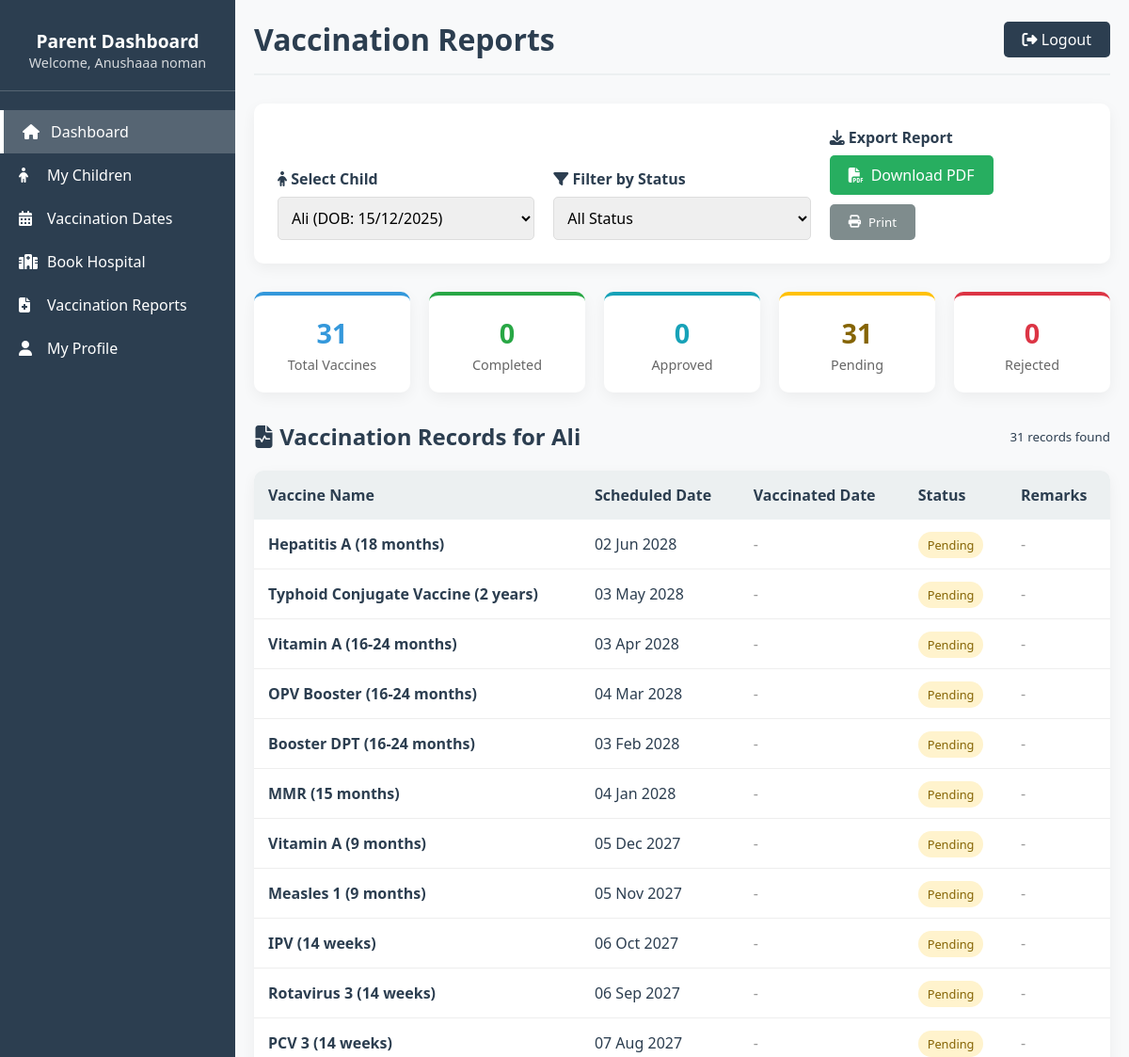
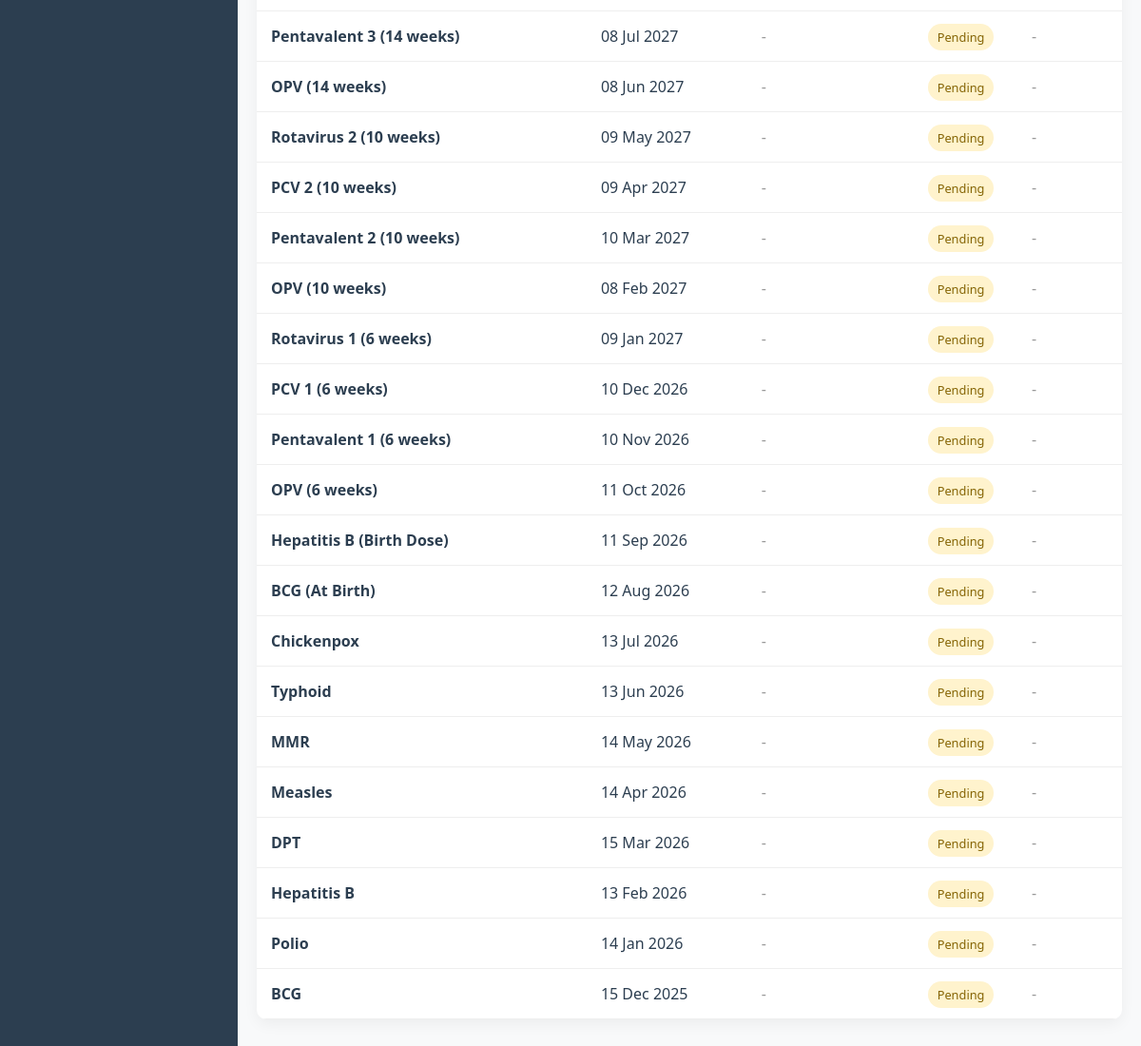
The app's page /parent/reports.php?child_id=4 (signed in), older data (2 pictures, top to bottom).
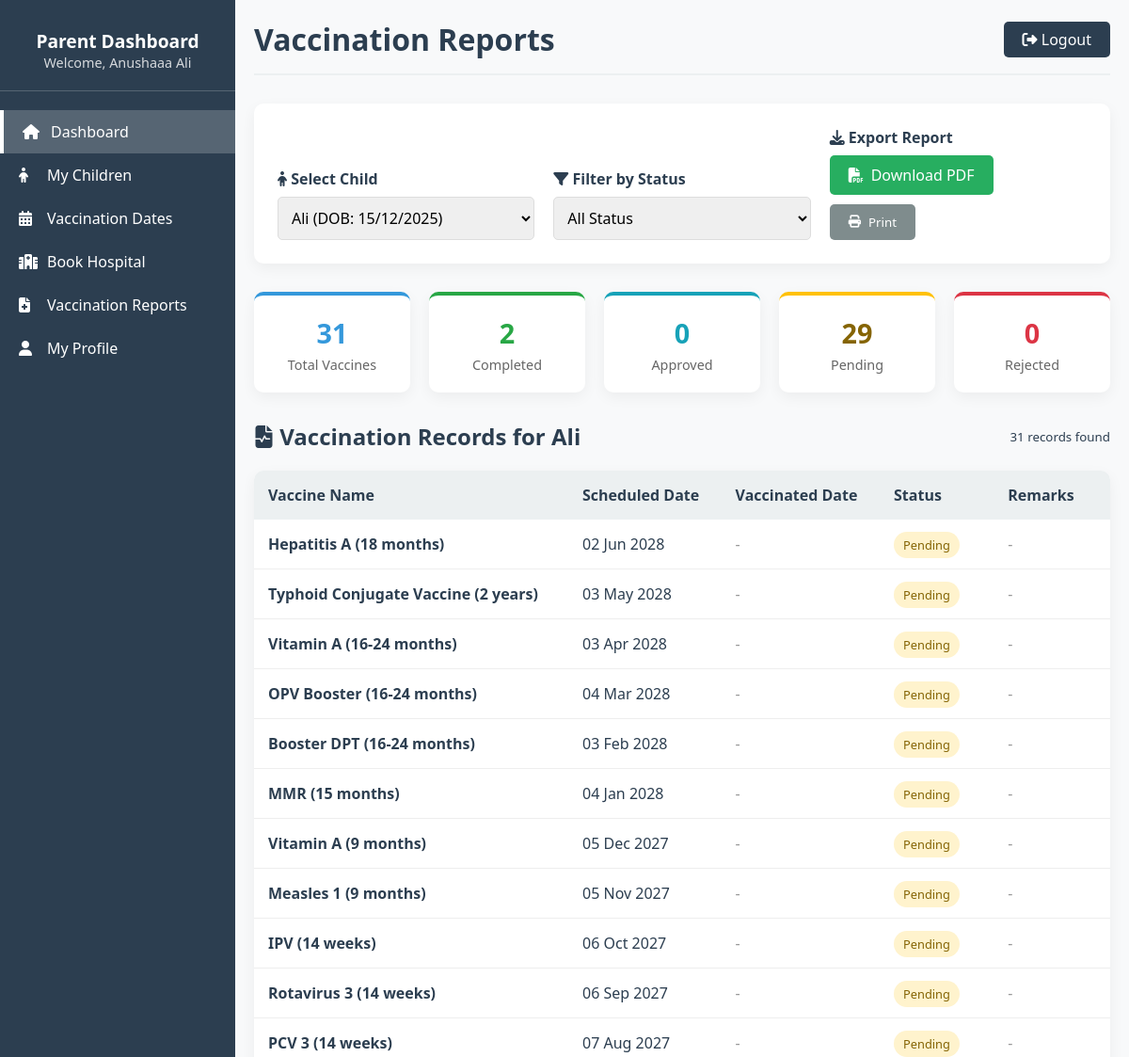
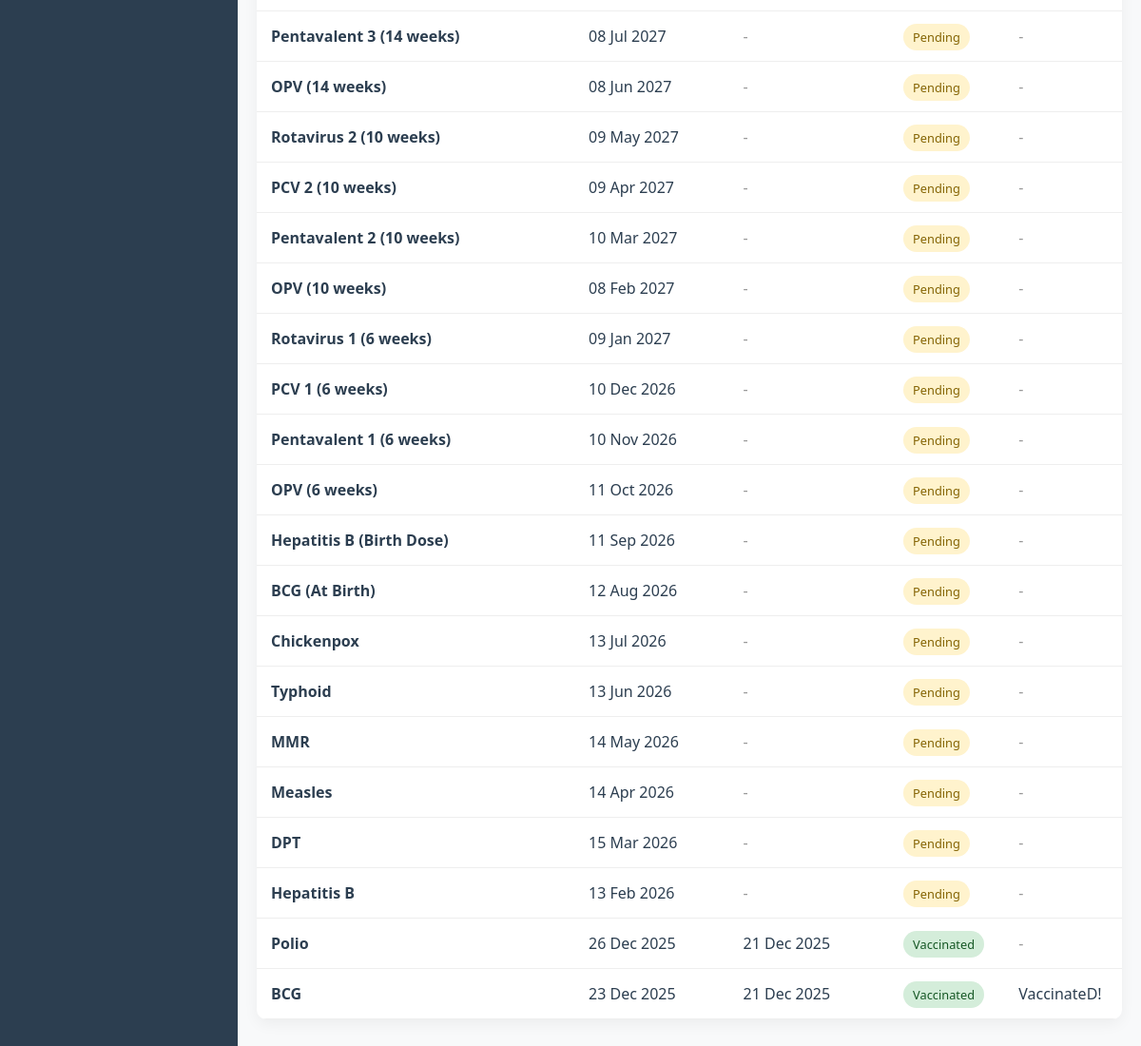
The same page, newer data (2 pictures, top to bottom).
### tables this page shows
CREATE TABLE `children` (
  `child_id` int(11) NOT NULL,
  `parent_id` int(11) NOT NULL,
  `child_name` varchar(100) NOT NULL,
  `dob` date NOT NULL,
  `gender` varchar(10) DEFAULT NULL,
  `created_at` datetime DEFAULT current_timestamp(),
  `weight` decimal(5,2) DEFAULT NULL,
  `blood_group` varchar(5) DEFAULT NULL
);

CREATE TABLE `bookings` (
  `booking_id` int(11) NOT NULL,
  `child_id` int(11) NOT NULL,
  `hospital_id` int(11) DEFAULT NULL,
  `vaccine_id` int(11) NOT NULL,
  `booking_date` date NOT NULL,
  `status` tinyint(4) DEFAULT 0,
  `created_at` datetime DEFAULT current_timestamp()
);

CREATE TABLE `vaccines` (
  `vaccine_id` int(11) NOT NULL,
  `vaccine_name` varchar(100) NOT NULL,
  `availability` tinyint(4) DEFAULT 1
);

CREATE TABLE `vaccination_reports` (
  `report_id` int(11) NOT NULL,
  `booking_id` int(11) NOT NULL,
  `vaccination_date` date DEFAULT NULL,
  `remarks` varchar(255) DEFAULT NULL
);

### parent/reports.php (the view, shortened to what this page needs)
<?php
include("header.php");
include("../includes/config.php");
$parent_id = $_SESSION['user_id'];
$child_id = $_GET['child_id'] ?? 0;
$status_filter = $_GET['status'] ?? 'all';
$children_sql = "SELECT * FROM children WHERE parent_id = '$parent_id'";
$children_result = mysqli_query($conn, $children_sql);
$reports = [];
$child_name = "";
if ($child_id > 0) {
    $child_query = "SELECT child_name, dob FROM children WHERE child_id = '$child_id'";
    $child_result = mysqli_query($conn, $child_query);
    $child_data = mysqli_fetch_assoc($child_result);
    $child_name = $child_data['child_name'] ?? '';
    $report_sql = "SELECT v.vaccine_name, b.booking_date, b.status, r.vaccination_date, r.remarks
                   FROM bookings b
                   JOIN vaccines v ON b.vaccine_id = v.vaccine_id
                   LEFT JOIN vaccination_reports r ON b.booking_id = r.booking_id
                   WHERE b.child_id = '$child_id'";
    $report_sql .= " ORDER BY b.booking_date DESC";
    $report_result = mysqli_query($conn, $report_sql);
    while($row = mysqli_fetch_assoc($report_result)) {
        $reports[] = $row;
    }
}
?>
<!DOCTYPE html>
<html lang="en">
<head>
    <link rel="stylesheet" href="https://cdnjs.cloudflare.com/ajax/libs/font-awesome/6.4.0/css/all.min.css">
</head>
<body>
<div class="main-content">
    <div class="header">
        <h1>Vaccination Reports</h1>
        <a href="../logout.php" class="logout-btn">
            <i class="fas fa-sign-out-alt"></i> Logout
        </a>
    </div>
    <div class="filter-box">
        <div class="filter-row">
            <div class="filter-group">
                <label><i class="fas fa-child"></i> Select Child</label>
                <select onchange="window.location='reports.php?child_id=' + this.value + '&status=<?php echo $status_filter; ?>'">
                    <?php
                    mysqli_data_seek($children_result, 0);
                    while($child = mysqli_fetch_assoc($children_result)):
                    ?>
                    <option value="<?php echo $child['child_id']; ?>"
                        <?php echo $child_id == $child['child_id'] ? 'selected' : ''; ?>>
                        <?php echo htmlspecialchars($child['child_name']); ?>
                        (DOB: <?php echo date('d/m/Y', strtotime($child['dob'])); ?>)
                    </option>
                    <?php endwhile; ?>
                </select>
            </div>
            <?php if($child_id > 0): ?>
            <div class="filter-group">
                <label><i class="fas fa-filter"></i> Filter by Status</label>
                <select onchange="window.location='reports.php?child_id=<?php echo $child_id; ?>&status=' + this.value">
                    <option value="all" <?php echo $status_filter == 'all' ? 'selected' : ''; ?>>All Status</option>
                </select>
            </div>
            <div class="filter-group">
                <label><i class="fas fa-download"></i> Export Report</label>
                <div class="export-options">
                    <a href="generate_pdf.php?child_id=<?php echo $child_id; ?>&status=<?php echo $status_filter; ?>"
                       class="btn btn-success" onclick="showLoading()">
                        <i class="fas fa-file-pdf"></i> Download PDF
                    </a>
                    <button onclick="printReport()" class="btn btn-secondary">
                        <i class="fas fa-print"></i> Print
                    </button>
                </div>
            </div>
            <?php endif; ?>
        </div>
    </div>
    <?php if($child_id > 0): ?>
    <?php if(count($reports) > 0): ?>
    <?php
    $total = 0;
    $completed = 0;
    $approved = 0;
    $pending = 0;
    $rejected = 0;
    foreach($reports as $report) {
        $total++;
        switch($report['status']) {
            case 0: $pending++; break;
            case 2: $completed++; break;
        }
    }
    ?>
    <div class="summary-grid">
        <div class="summary-card" style="border-top: 4px solid #3498db;">
            <h3 style="color: #3498db;"><?php echo $total; ?></h3>
            <p>Total Vaccines</p>
        </div>
        <div class="summary-card" style="border-top: 4px solid #28a745;">
            <h3 style="color: #28a745;"><?php echo $completed; ?></h3>
            <p>Completed</p>
        </div>
        <div class="summary-card" style="border-top: 4px solid #17a2b8;">
            <h3 style="color: #17a2b8;"><?php echo $approved; ?></h3>
            <p>Approved</p>
        </div>
        <div class="summary-card" style="border-top: 4px solid #ffc107;">
            <h3 style="color: #856404;"><?php echo $pending; ?></h3>
            <p>Pending</p>
        </div>
        <div class="summary-card" style="border-top: 4px solid #dc3545;">
            <h3 style="color: #dc3545;"><?php echo $rejected; ?></h3>
            <p>Rejected</p>
        </div>
    </div>
    <?php endif; ?>
    <?php if(count($reports) > 0): ?>
    <div style="margin-bottom: 20px; display: flex; justify-content: space-between; align-items: center;">
        <h2><i class="fas fa-file-medical-alt"></i> Vaccination Records for <?php echo htmlspecialchars($child_name); ?></h2>
        <small><?php echo count($reports); ?> records found</small>
    </div>
    <table class="data-table">
        <thead>
            <tr>
                <th>Vaccine Name</th>
                <th>Scheduled Date</th>
                <th>Vaccinated Date</th>
                <th>Status</th>
                <th>Remarks</th>
            </tr>
        </thead>
        <tbody>
            <?php foreach($reports as $report):
                $status = $report['status'];
                $status_text = ['Pending', 'Approved', 'Vaccinated', 'Rejected'][$status];
                $status_class = ['status-pending', 'status-approved', 'status-vaccinated', 'status-rejected'][$status];
            ?>
            <tr>
                <td><strong><?php echo htmlspecialchars($report['vaccine_name']); ?></strong></td>
                <td><?php echo date('d M Y', strtotime($report['booking_date'])); ?></td>
                <td>
                    <?php if($report['vaccination_date']): ?>
                        <?php echo date('d M Y', strtotime($report['vaccination_date'])); ?>
                    <?php else: ?>
                        <span style="color: #999;">-</span>
                    <?php endif; ?>
                </td>
                <td><span class="status <?php echo $status_class; ?>"><?php echo $status_text; ?></span></td>
                <td><?php echo $report['remarks'] ? htmlspecialchars($report['remarks']) : '<span style="color: #999;">-</span>'; ?></td>
            </tr>
            <?php endforeach; ?>
        </tbody>
    </table>
    <?php endif; ?>
    <?php endif; ?>
</div>
</body>
</html>

### parent/header.php (shortened to what this page needs)
<!DOCTYPE html>
<html lang="en">
<head>
    <link rel="stylesheet" href="https://cdnjs.cloudflare.com/ajax/libs/font-awesome/6.4.0/css/all.min.css">
</head>
<body>
    <div class="dashboard-container">
        <div class="sidebar">
            <div class="sidebar-header">
                <h2>Parent Dashboard</h2>
                <p style="font-size: 0.9rem; opacity: 0.8;">Welcome, <?php echo $_SESSION['name']; ?></p>
            </div>
            <div class="sidebar-menu">
                <a href="dashboard.php" class="menu-item active">
                    <i class="fas fa-home"></i> Dashboard
                </a>
                <a href="children.php" class="menu-item">
                    <i class="fas fa-child"></i> My Children
                </a>
                <a href="vaccination_dates.php" class="menu-item">
                    <i class="fas fa-calendar-alt"></i> Vaccination Dates
                </a>
                <a href="book_hospital.php" class="menu-item">
                    <i class="fas fa-hospital"></i> Book Hospital
                </a>
                <a href="reports.php" class="menu-item">
                    <i class="fas fa-file-medical"></i> Vaccination Reports
                </a>
                <a href="profile.php" class="menu-item">
                    <i class="fas fa-user"></i> My Profile
                </a>
            </div>
        </div>

### parent/header.php (style rules this page uses)
:root { --primary-color: #27ae60; --secondary-color: #2ecc71; --sidebar-bg: #2c3e50; --light-color: #e8f6ef; --text-color: #2c3e50; }
* { margin: 0; padding: 0; box-sizing: border-box; font-family: 'Segoe UI', Tahoma, Geneva, Verdana, sans-serif; }
body { background-color: #f8f9fa; color: var(--text-color); }
.dashboard-container { display: flex; min-height: 100vh; }
.sidebar { width: 250px; background: var(--sidebar-bg); color: white; padding: 20px 0; }
.sidebar-header { padding: 0 20px 20px; border-bottom: 1px solid rgba(255, 255, 255, 0.2); text-align: center; }
.sidebar-header h2 { font-size: 1.2rem; margin-top: 10px; }
.sidebar-menu { padding: 20px 0; }
.menu-item { display: flex; align-items: center; padding: 12px 20px; color: white; text-decoration: none; transition: all 0.3s; }
.menu-item.active { background: rgba(255, 255, 255, 0.2); border-left: 4px solid white; }
.menu-item i { margin-right: 10px; width: 20px; }
.main-content { flex: 1; padding: 20px; }
.header { display: flex; justify-content: space-between; align-items: center; margin-bottom: 30px; padding-bottom: 15px; border-bottom: 2px solid var(--light-color); }
.btn { display: inline-block; padding: 8px 20px; background: var(--primary-color); color: white; text-decoration: none; border-radius: 5px; font-weight: 500; transition: background 0.3s; }
.logout-btn { background: #e74c3c; color: white; border: none; padding: 8px 20px; border-radius: 5px; cursor: pointer; font-weight: 500; }

### parent/reports.php (style rules this page uses)
:root { --primary-color: #3498db; --secondary-color: #2980b9; --light-color: #ecf0f1; --text-color: #2c3e50; }
* { margin: 0; padding: 0; box-sizing: border-box; font-family: 'Segoe UI', Tahoma, Geneva, Verdana, sans-serif; }
body { background-color: #f8f9fa; color: var(--text-color); }
.main-content { padding: 20px; max-width: 1200px; margin: 0 auto; }
.header { display: flex; justify-content: space-between; align-items: center; margin-bottom: 30px; padding-bottom: 15px; border-bottom: 2px solid var(--light-color); }
.logout-btn { background: #2c3e50; color: white; padding: 8px 20px; border-radius: 5px; text-decoration: none; font-weight: 500; transition: background 0.3s; }
.filter-box { background: white; padding: 25px; border-radius: 10px; box-shadow: 0 5px 15px rgba(0,0,0,0.05); margin-bottom: 30px; }
.filter-row { display: flex; gap: 20px; align-items: flex-end; flex-wrap: wrap; }
.filter-group { flex: 1; min-width: 200px; }
label { display: block; margin-bottom: 8px; font-weight: 600; color: var(--text-color); }
select, input { width: 100%; padding: 10px; border: 1px solid #ddd; border-radius: 5px; font-size: 1rem; }
.btn { display: inline-block; padding: 10px 20px; background: var(--primary-color); color: white; border: none; border-radius: 5px; cursor: pointer; font-weight: 500; text-decoration: none; transition: background 0.3s; display: inline-flex; align-items: center; gap: 8px; }
.btn-secondary { background: #7f8c8d; }
.btn-success { background: #27ae60; }
.data-table { width: 100%; border-collapse: collapse; background: white; border-radius: 10px; overflow: hidden; box-shadow: 0 5px 15px rgba(0,0,0,0.05); margin-bottom: 30px; }
.data-table th { background: var(--light-color); padding: 15px; text-align: left; font-weight: 600; color: var(--text-color); }
.data-table td { padding: 15px; border-bottom: 1px solid #eee; }
.status { padding: 5px 10px; border-radius: 20px; font-size: 0.8rem; font-weight: 500; }
.status-pending { background: #fff3cd; color: #856404; }
.status-vaccinated { background: #d4edda; color: #155724; }
.summary-grid { display: grid; grid-template-columns: repeat(auto-fit, minmax(150px, 1fr)); gap: 20px; margin-bottom: 30px; }
.summary-card { background: white; padding: 20px; border-radius: 10px; text-align: center; box-shadow: 0 5px 15px rgba(0,0,0,0.05); }
.summary-card h3 { font-size: 1.8rem; margin-bottom: 5px; }
.summary-card p { color: #666; font-size: 0.9rem; }
.export-options { display: flex; gap: 10px; flex-wrap: wrap; }

Row changes from the older to the newer data that the page shows:
changed bookings "Polio": booking_date "14 Jan 2026" → "26 Dec 2025"; vaccination_reports.vaccination_date (not shown) → "21 Dec 2025"; status "Pending" → "Vaccinated"; no longer shows "-"
changed bookings "BCG": booking_date "15 Dec 2025" → "23 Dec 2025"; vaccination_reports.vaccination_date (not shown) → "21 Dec 2025"; status "Pending" → "Vaccinated"; vaccination_reports.remarks (not shown) → "VaccinateD!"; no longer shows "- -"
Text that changed along with them:
$_SESSION['name']: "Anushaaa noman" → "Anushaaa Ali"
$completed: "0" → "2"
$pending: "31" → "29"
